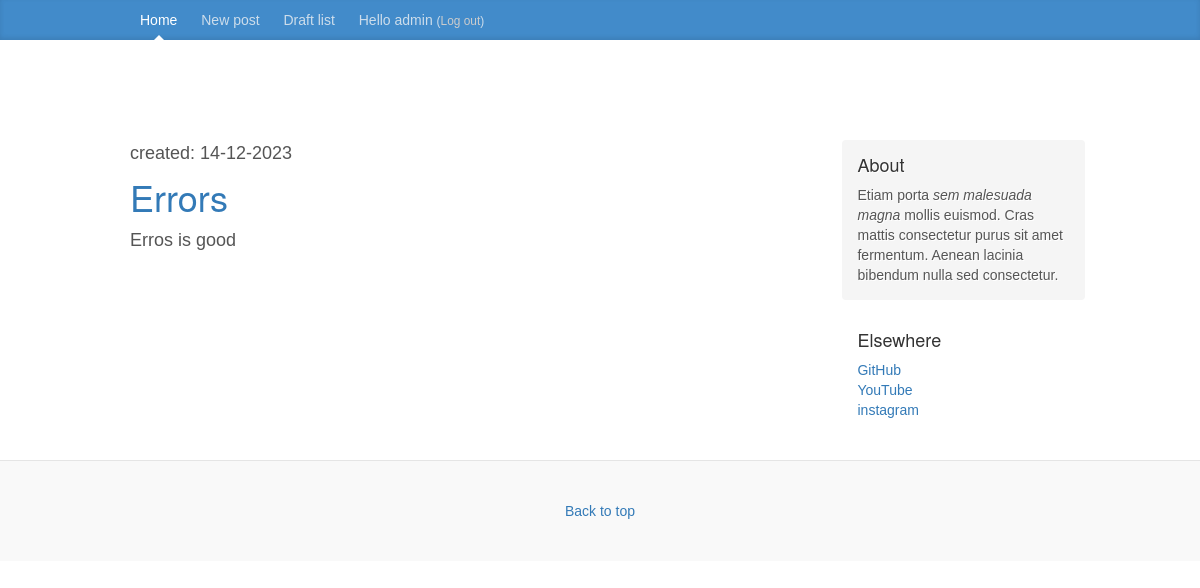
/blog/drafts/ (signed in), run on an earlier commit of the app's database.
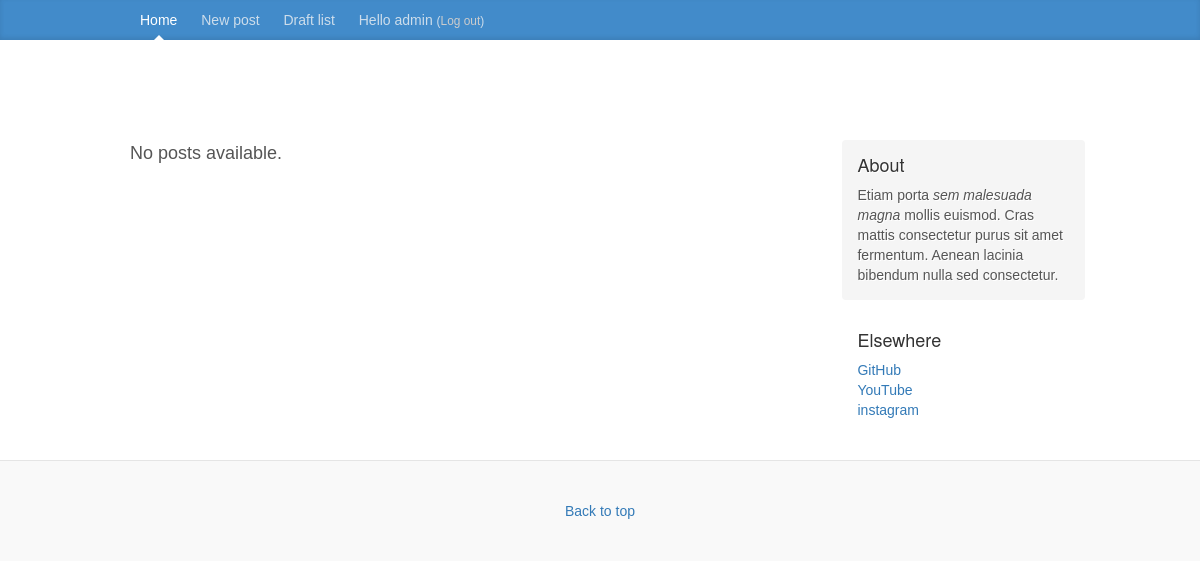
And on a later commit of the database.
### blog/models.py (models this page shows, shortened)
class Post(models.Model):
    author = models.ForeignKey(settings.AUTH_USER_MODEL, on_delete=models.CASCADE)
    title = models.CharField(max_length=200)
    text = models.TextField()
    created_date = models.DateTimeField(default=timezone.now)
    published_date = models.DateTimeField(blank=True, null=True)

### blog/views.py (the view)
# urls.py: path('blog/drafts/', views.post_draft_list, name='post_draft_list'),
@login_required
def post_draft_list(request):
    posts = Post.objects.filter(published_date__isnull=True).order_by('created_date')
    return render(request, 'blog/post_draft_list.html', {'posts': posts})

### blog/templates/blog/post_draft_list.html
{% extends 'blog/base.html' %}
{% block content %}
    {% if posts %}
        {% for post in posts %}
            <div class="post">
                <p class="date">created: {{ post.created_date|date:'d-m-Y' }}</p>
                <h1><a href="{% url 'post_detail' pk=post.pk %}">{{ post.title }}</a></h1>
                <p>{{ post.text|truncatechars:200 }}</p>
            </div>
        {% endfor %}
    {% else %}
        <p>No posts available.</p>
    {% endif %}
{% endblock %}

What changed in the data, as far as the page shows it:
no longer on this page (row edited): Post: created_date "14-12-2023", title "Errors", text "Erros is good"
Also different on the page:
text now shown: "No posts available."
